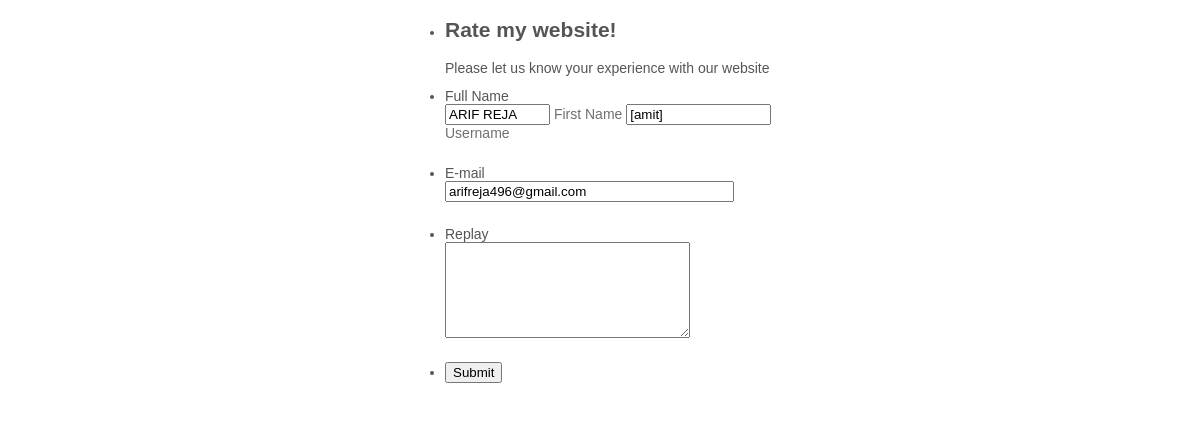
Page /admin/replay2.php?id=8 (signed in) on the committed database.
### tables this page shows
CREATE TABLE IF NOT EXISTS `feedback` (
  `id` int(11) NOT NULL,
  `first` varchar(50) NOT NULL,
  `last` varchar(50) NOT NULL,
  `email` varchar(50) NOT NULL,
  `rate` varchar(50) NOT NULL,
  `msg` varchar(50) NOT NULL,
  `user` varchar(50) NOT NULL,
  `user_ip` varchar(50) NOT NULL,
  `date_time` datetime NOT NULL DEFAULT CURRENT_TIMESTAMP
);

### admin/replay2.php (the view, shortened to what this page needs)
<?php
    if (!isset($_SESSION['username'])) {
        echo "<script>alert('Please Login again')</script>";
        echo "<a href='index'>Click Here to Login</a>";
    }
        else {
?>
<html class="supernova"><head>
<link href="https://cdn.jotfor.ms/static/formCss.css?3.3.10591" rel="stylesheet" type="text/css" />
<link type="text/css" media="print" rel="stylesheet" href="https://cdn.jotfor.ms/css/printForm.css?3.3.10591" />
<link type="text/css" rel="stylesheet" href="https://cdn.jotfor.ms/css/styles/nova.css?3.3.10591" />
<link type="text/css" rel="stylesheet" href="https://cdn.jotfor.ms/themes/CSS/566a91c2977cdfcd478b4567.css?themeRevisionID=59fb4852cf3bfe589c6c6f21"/>
</head>
<body>
<form class="jotform-form" action="https://submit.jotform.me/submit/90872255922462/" method="post" name="form_90872255922462" id="90872255922462" accept-charset="utf-8">
  <div class="form-all">
    <ul class="form-section page-section">
      <li id="cid_8" class="form-input-wide" data-type="control_head">
        <div class="form-header-group ">
          <div class="header-text httal htvam">
            <h2 id="header_8" class="form-header" data-component="header">
              Rate my website!
            </h2>
            <div id="subHeader_8" class="form-subHeader">
              Please let us know your experience with our website
            </div>
          </div>
        </div>
      </li>
      <?php
      require("conn.php");
      $id=$_GET['id'];
      $sql="select * from feedback where id='$id' ";
      $record=mysqli_query($con,$sql);
      while($row=mysqli_fetch_array($record))
      {
      ?>
      <li class="form-line" data-type="control_fullname" id="id_4">
        <label class="form-label form-label-top form-label-auto" id="label_4" for="first_4"> Full Name </label>
        <div id="cid_4" class="form-input-wide">
          <div data-wrapper-react="true">
            <span class="form-sub-label-container" style="vertical-align:top">
              <input type="text" id="first_4" name="q4_fullName4[first]" value="<?php echo $row[1].' '.$row[2];?>" class="form-textbox" size="10" data-component="first" />
              <label class="form-sub-label" for="first_4" id="sublabel_first" style="min-height:13px"> First Name </label>
            </span>
            <span class="form-sub-label-container" style="vertical-align:top">
              <input type="text" id="last_4" name="q4_fullName4[last]"  value="<?php echo "[".$row[6]."]";?>" class="form-textbox" size="15"  data-component="last" />
              <label class="form-sub-label" for="last_4" id="sublabel_last" style="min-height:13px"> Username </label>
            </span>
          </div>
        </div>
      </li>
      <li class="form-line" data-type="control_email" id="id_5">
        <label class="form-label form-label-top form-label-auto" id="label_5" for="input_5"> E-mail </label>
        <div id="cid_5" class="form-input-wide">
          <input type="email" id="input_5" value="<?php echo $row[3];?>" name="q5_email5" class="form-textbox validate[Email]" size="33"  placeholder="ex: myname@example.com" data-component="email" />
        </div>
      </li>
      <li class="form-line" data-type="control_textarea" id="id_7">
        <label class="form-label form-label-top form-label-auto" id="label_7" for="input_7"> Replay </label>
        <div id="cid_7" class="form-input-wide">
          <textarea id="input_7" class="form-textarea" name="q7_howWould" cols="28" rows="6" data-component="textarea"></textarea>
        </div>
      </li>
      <li class="form-line" data-type="control_button" id="id_2">
        <div id="cid_2" class="form-input-wide">
          <div style="text-align:left" class="form-buttons-wrapper">
            <button id="input_2" type="submit" class="form-submit-button form-submit-button-none" data-component="button">
              Submit
            </button>
          </div>
        </div>
      </li>
    </ul>
  </div>
</form>
<?php
}
}
?>
</body>
</html>

### admin/replay2.php (style rules this page uses)
.form-line { padding-top:12px; padding-bottom:12px; }
body, html { margin:0; padding:0; background:#fff; }
.form-all { margin:0px auto; padding-top:0px; width:690px; color:#555 !important; font-family:"Lucida Grande", "Lucida Sans Unicode", "Lucida Sans", Verdana, sans-serif; font-size:14px; }
.form-radio-item label, .form-checkbox-item label, .form-grading-label, .form-header { color: false; }
.form-all { font-family: 'Lucida Grande', 'Lucida Sans Unicode', 'Lucida Sans', Verdana, Tahoma, sans-serif, sans-serif; }
.form-all .qq-upload-button, .form-all .form-submit-button, .form-all .form-submit-reset, .form-all .form-submit-print { font-family: 'Lucida Grande', 'Lucida Sans Unicode', 'Lucida Sans', Verdana, Tahoma, sans-serif, sans-serif; }
.form-header-group { font-family: 'Lucida Grande', 'Lucida Sans Unicode', 'Lucida Sans', Verdana, Tahoma, sans-serif, sans-serif; }
.form-label { font-family: 'Lucida Grande', 'Lucida Sans Unicode', 'Lucida Sans', Verdana, Tahoma, sans-serif, sans-serif; }
.form-label.form-label-auto { display: block; float: none; text-align: left; width: 100%; }
.form-line { margin-top: 12px 36px 12px 36px px; margin-bottom: 12px 36px 12px 36px px; }
.form-all { width: 390px; }
.form-all { font-size: 14pxpx }
.form-all .qq-upload-button, .form-all .qq-upload-button, .form-all .form-submit-button, .form-all .form-submit-reset, .form-all .form-submit-print { font-size: 14pxpx }
.supernova .form-all, .form-all { background-color: ; border: 1px solid transparent; }
.form-all { color: #555; }
.form-header-group .form-header { color: #555; }
.form-header-group .form-subHeader { color: #555; }
.form-label-top, .form-label-left, .form-label-right, .form-html, .form-checkbox-item label, .form-radio-item label { color: #555; }
.form-sub-label { color: #6f6f6f; }
.supernova { background-color: undefined; }
.supernova body { background: transparent; }
.form-textbox, .form-textarea, .form-radio-other-input, .form-checkbox-other-input, .form-captcha input, .form-spinner input { background-color: undefined; }
.supernova { background-image: none; }
.form-all { background-image: none; }

### rows in the picture
feedback: first+last "ARIF REJA", user "[amit]", q5_email5 "arifreja496@gmail.com"
